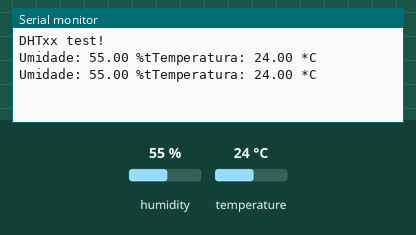
Recording of a sketch running on a simulated Arduino Uno, built with avr-gcc and run on an emulated ATmega328P. Parts: the last lines printed to the serial monitor. The inputs (shaded band) are chosen by the test bench; at power-on: humidity 55 %, temperature 24 °C.

Above: at 10.8 s.
10.9 s: humidity set to 22 %
At 15.9 s:
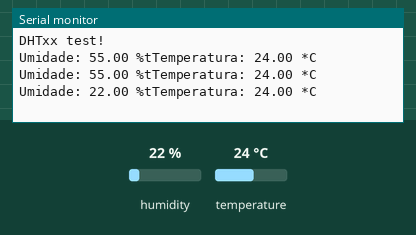
18.4 s: temperature set to 12 °C
At 20.6 s:
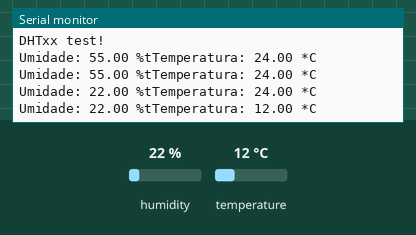
25.9 s: humidity set to 40 %
At 31.2 s:
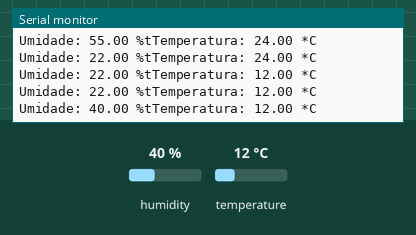
Timing chart, 0 to 32.7 s (numbered marks = the images above; inputs shaded):
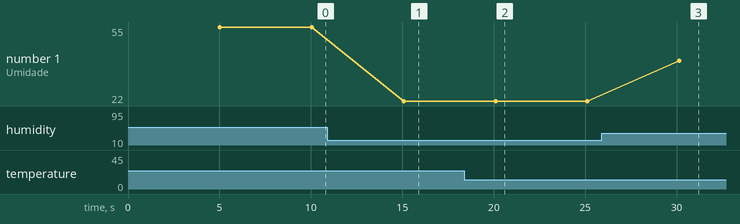

The sketch:

temperature.ino
```cpp
#include "DHT.h"

#define DHTPIN A1 // entrada analógica A1
#define DHTTYPE DHT11 // DHT 11

DHT dht(DHTPIN, DHTTYPE);

void setup() {
  Serial.begin(9600);
  Serial.println("DHTxx test!");
  dht.begin();
}

void loop() {
  delay(5000);
  // A leitura da temperatura e umidade pode levar 250ms!
  // O atraso do sensor pode chegar a 2 segundos.
  float h = dht.readHumidity();
  float t = dht.readTemperature();
  // testa se retorno é valido, caso contrário algo está errado.
  if (isnan(t) || isnan(h)) {
    Serial.println("Failed to read from DHT");
  }else{
    Serial.print("Umidade: ");
    Serial.print(h);
    Serial.print(" %t");
    Serial.print("Temperatura: ");
    Serial.print(t);
    Serial.println(" *C");
  }
}
```

Measured:
- after the input at 10.9 s, the serial monitor: prints a new line after 4.2 s (image 1)
- after the input at 18.4 s, the serial monitor: prints a new line after 1.7 s (image 2)
- after the input at 25.9 s, the serial monitor: prints a new line after 4.2 s (image 3)
- plotted number 1: 55 → 22 after the input at 10.9 s, 22 → 40 after the input at 25.9 s
